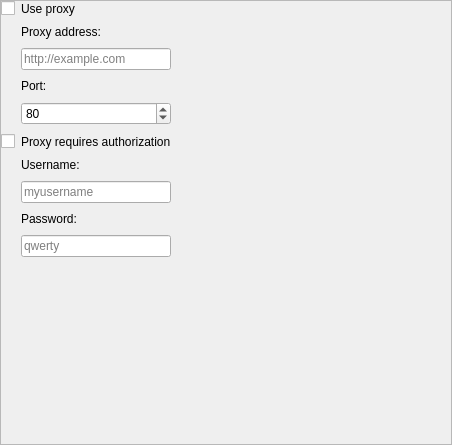
<?xml version="1.0" encoding="UTF-8"?>
<ui version="4.0">
 <class>ProxySettingsWidget</class>
 <widget class="QWidget" name="ProxySettingsWidget">
  <property name="geometry">
   <rect>
    <x>0</x>
    <y>0</y>
    <width>452</width>
    <height>445</height>
   </rect>
  </property>
  <property name="windowTitle">
   <string>Proxy Settings</string>
  </property>
  <layout class="QVBoxLayout" name="verticalLayout_2">
   <property name="spacing">
    <number>0</number>
   </property>
   <property name="leftMargin">
    <number>0</number>
   </property>
   <property name="topMargin">
    <number>0</number>
   </property>
   <property name="rightMargin">
    <number>0</number>
   </property>
   <property name="bottomMargin">
    <number>0</number>
   </property>
   <item>
    <widget class="QFrame" name="settingsFrame">
     <property name="frameShape">
      <enum>QFrame::StyledPanel</enum>
     </property>
     <property name="frameShadow">
      <enum>QFrame::Raised</enum>
     </property>
     <layout class="QVBoxLayout" name="verticalLayout">
      <property name="leftMargin">
       <number>0</number>
      </property>
      <property name="topMargin">
       <number>0</number>
      </property>
      <property name="rightMargin">
       <number>0</number>
      </property>
      <property name="bottomMargin">
       <number>0</number>
      </property>
      <item>
       <layout class="QGridLayout" name="gridLayout">
        <property name="horizontalSpacing">
         <number>6</number>
        </property>
        <property name="verticalSpacing">
         <number>9</number>
        </property>
        <item row="5" column="0">
         <widget class="QCheckBox" name="proxyNeedAuthorizationCheckBox">
          <property name="sizePolicy">
           <sizepolicy hsizetype="Minimum" vsizetype="Fixed">
            <horstretch>0</horstretch>
            <verstretch>0</verstretch>
           </sizepolicy>
          </property>
          <property name="font">
           <font>
            <weight>50</weight>
            <bold>false</bold>
           </font>
          </property>
          <property name="text">
           <string/>
          </property>
          <property name="controlKey" stdset="0">
           <string notr="true">proxyNeedAuthorization</string>
          </property>
         </widget>
        </item>
        <item row="7" column="1" colspan="2">
         <widget class="QLineEdit" name="usernameLineEdit">
          <property name="placeholderText">
           <string notr="true">myusername</string>
          </property>
          <property name="controlKey" stdset="0">
           <string notr="true">proxyUsername</string>
          </property>
         </widget>
        </item>
        <item row="9" column="1" colspan="2">
         <widget class="QLineEdit" name="passwordLineEdit">
          <property name="echoMode">
           <enum>QLineEdit::Password</enum>
          </property>
          <property name="placeholderText">
           <string notr="true">qwerty</string>
          </property>
          <property name="controlKey" stdset="0">
           <string notr="true">proxyPassword</string>
          </property>
         </widget>
        </item>
        <item row="1" column="1" colspan="2">
         <widget class="QLabel" name="label">
          <property name="text">
           <string>Proxy address:</string>
          </property>
         </widget>
        </item>
        <item row="6" column="1" colspan="2">
         <widget class="QLabel" name="label_3">
          <property name="text">
           <string>Username:</string>
          </property>
         </widget>
        </item>
        <item row="0" column="0">
         <widget class="QCheckBox" name="useProxyCheckBox">
          <property name="sizePolicy">
           <sizepolicy hsizetype="Minimum" vsizetype="Fixed">
            <horstretch>0</horstretch>
            <verstretch>0</verstretch>
           </sizepolicy>
          </property>
          <property name="text">
           <string/>
          </property>
          <property name="controlKey" stdset="0">
           <string notr="true">useProxy</string>
          </property>
         </widget>
        </item>
        <item row="2" column="1" colspan="2">
         <widget class="QLineEdit" name="proxyAddressLineEdit">
          <property name="focusPolicy">
           <enum>Qt::StrongFocus</enum>
          </property>
          <property name="placeholderText">
           <string notr="true">http://example.com</string>
          </property>
          <property name="controlKey" stdset="0">
           <string notr="true">proxyAddress</string>
          </property>
         </widget>
        </item>
        <item row="11" column="1" colspan="2">
         <spacer name="verticalSpacer_2">
          <property name="orientation">
           <enum>Qt::Vertical</enum>
          </property>
          <property name="sizeHint" stdset="0">
           <size>
            <width>20</width>
            <height>40</height>
           </size>
          </property>
         </spacer>
        </item>
        <item row="1" column="3">
         <spacer name="horizontalSpacer_3">
          <property name="orientation">
           <enum>Qt::Horizontal</enum>
          </property>
          <property name="sizeHint" stdset="0">
           <size>
            <width>40</width>
            <height>10</height>
           </size>
          </property>
         </spacer>
        </item>
        <item row="10" column="0" colspan="4">
         <spacer name="horizontalSpacer">
          <property name="orientation">
           <enum>Qt::Horizontal</enum>
          </property>
          <property name="sizeHint" stdset="0">
           <size>
            <width>40</width>
            <height>10</height>
           </size>
          </property>
         </spacer>
        </item>
        <item row="8" column="1" colspan="2">
         <widget class="QLabel" name="label_4">
          <property name="text">
           <string>Password:</string>
          </property>
         </widget>
        </item>
        <item row="4" column="1" colspan="2">
         <widget class="QSpinBox" name="portSpinBox">
          <property name="maximum">
           <number>999999999</number>
          </property>
          <property name="value">
           <number>80</number>
          </property>
          <property name="controlKey" stdset="0">
           <string notr="true">proxyPort</string>
          </property>
         </widget>
        </item>
        <item row="0" column="1" colspan="2">
         <widget class="QLabel" name="useProxyLabel">
          <property name="text">
           <string>Use proxy</string>
          </property>
          <property name="buddy">
           <cstring>useProxyCheckBox</cstring>
          </property>
         </widget>
        </item>
        <item row="5" column="1" colspan="2">
         <widget class="QLabel" name="proxyRequiresAuthorizationLabel">
          <property name="text">
           <string>Proxy requires authorization</string>
          </property>
          <property name="buddy">
           <cstring>proxyNeedAuthorizationCheckBox</cstring>
          </property>
         </widget>
        </item>
        <item row="3" column="1" colspan="2">
         <widget class="QLabel" name="label_2">
          <property name="text">
           <string>Port:</string>
          </property>
         </widget>
        </item>
       </layout>
      </item>
     </layout>
    </widget>
   </item>
  </layout>
 </widget>
 <tabstops>
  <tabstop>useProxyCheckBox</tabstop>
  <tabstop>proxyAddressLineEdit</tabstop>
  <tabstop>portSpinBox</tabstop>
  <tabstop>proxyNeedAuthorizationCheckBox</tabstop>
  <tabstop>usernameLineEdit</tabstop>
  <tabstop>passwordLineEdit</tabstop>
 </tabstops>
 <resources/>
 <connections>
  <connection>
   <sender>useProxyCheckBox</sender>
   <signal>toggled(bool)</signal>
   <receiver>proxyAddressLineEdit</receiver>
   <slot>setEnabled(bool)</slot>
   <hints>
    <hint type="sourcelabel">
     <x>8</x>
     <y>56</y>
    </hint>
    <hint type="destinationlabel">
     <x>31</x>
     <y>101</y>
    </hint>
   </hints>
  </connection>
  <connection>
   <sender>useProxyCheckBox</sender>
   <signal>toggled(bool)</signal>
   <receiver>portSpinBox</receiver>
   <slot>setEnabled(bool)</slot>
   <hints>
    <hint type="sourcelabel">
     <x>11</x>
     <y>62</y>
    </hint>
    <hint type="destinationlabel">
     <x>41</x>
     <y>158</y>
    </hint>
   </hints>
  </connection>
  <connection>
   <sender>proxyNeedAuthorizationCheckBox</sender>
   <signal>toggled(bool)</signal>
   <receiver>passwordLineEdit</receiver>
   <slot>setEnabled(bool)</slot>
   <hints>
    <hint type="sourcelabel">
     <x>7</x>
     <y>187</y>
    </hint>
    <hint type="destinationlabel">
     <x>30</x>
     <y>279</y>
    </hint>
   </hints>
  </connection>
  <connection>
   <sender>proxyNeedAuthorizationCheckBox</sender>
   <signal>toggled(bool)</signal>
   <receiver>usernameLineEdit</receiver>
   <slot>setEnabled(bool)</slot>
   <hints>
    <hint type="sourcelabel">
     <x>13</x>
     <y>187</y>
    </hint>
    <hint type="destinationlabel">
     <x>30</x>
     <y>231</y>
    </hint>
   </hints>
  </connection>
 </connections>
</ui>
